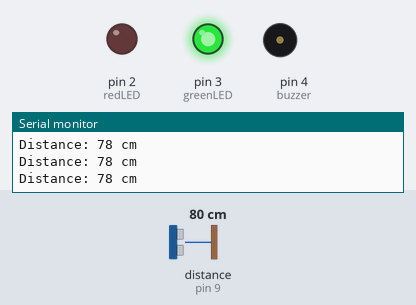
Simulated run of this sketch. Board: Arduino Uno, built with avr-gcc and run on an emulated ATmega328P. Shown: output pins drawn as LEDs (lit = HIGH), buzzer (waves = sounding), the last lines printed to the serial monitor. Wiring (inferred from the names in the program): ultrasonic range finder: trigger pin 8; echo pin 9. Dashed ring = blinking. The test bench sets the inputs (shaded band); at power-on: distance to the obstacle (sensor on pin 9) 80 cm. The echo pulse lasts 58.3 µs per cm; pins used as bus, display or sensor lines are not drawn.

Above: at 1.2 s.
1.3 s: distance to the obstacle (sensor on pin 9) set to 8 cm
4.3 s: distance to the obstacle (sensor on pin 9) set to 5 cm
At 4.57 s:
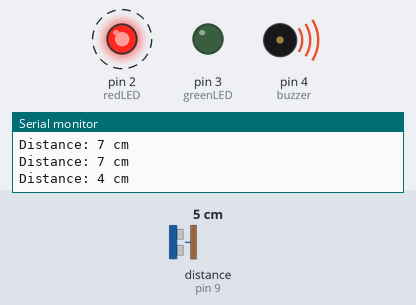
7.3 s: distance to the obstacle (sensor on pin 9) set to 9 cm
At 10.0 s:
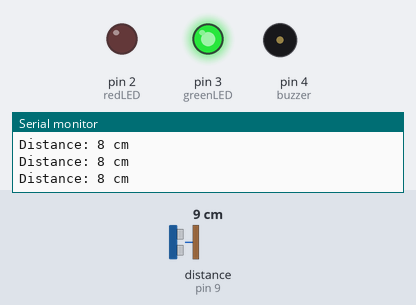
10.3 s: distance to the obstacle (sensor on pin 9) set to 2 cm
At 10.57 s:
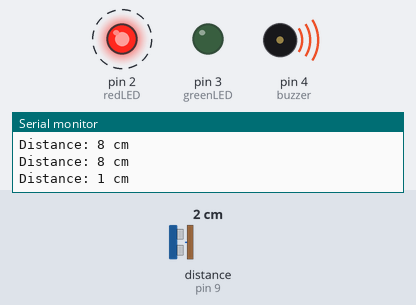
Timing chart, 0 to 14.3 s (numbered marks = the images above; inputs shaded):
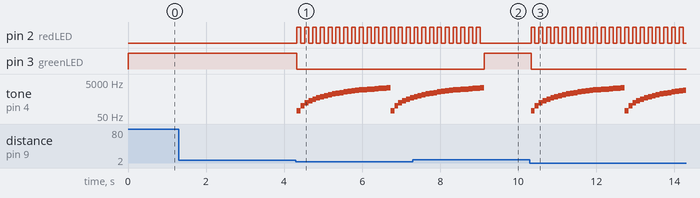

Measured:
- the behaviour switches between 7 and 6 cm on distance to the obstacle (sensor on pin 9) (found by bisection; images 0 and 1)
- after the input at 4.3 s, pin 2 (redLED): alternates HIGH for 0.10 s and LOW for 0.10 s, starting at once; pin 3 (greenLED): HIGH → LOW at once; tone on pin 4 (buzzer): plays 100 Hz for 0.10 s, 200 Hz for 0.10 s, 300 Hz for 0.10 s, 400 Hz for 0.10 s, 500 Hz for 0.10 s, 600 Hz for 0.10 s … (29 notes in this stretch), starting at once
- after the input at 7.3 s, pin 2 (redLED): goes on until 9.0 s, then stays LOW; pin 3 (greenLED): LOW → HIGH after 1.8 s
- after the input at 10.3 s, pin 2 (redLED): alternates HIGH for 0.10 s and LOW for 0.10 s, starting at once; pin 3 (greenLED): HIGH → LOW at once; tone on pin 4 (buzzer): plays 100 Hz for 0.10 s, 200 Hz for 0.10 s, 300 Hz for 0.10 s, 400 Hz for 0.10 s, 500 Hz for 0.10 s, 600 Hz for 0.10 s … (39 notes in this stretch), starting at once

The sketch:

alarm.ino
```cpp
const int buzzer = 4;
const int trigPin = 8;
const int echoPin = 9;

int greenLED = 3;
int redLED = 2;

long duration;
int distance;

bool alarmOn = false;

void setup() {
  pinMode(trigPin, OUTPUT);
  pinMode(echoPin, INPUT);

  pinMode(greenLED, OUTPUT);
  pinMode(redLED, OUTPUT);

  pinMode(buzzer, OUTPUT);

  Serial.begin(9600);
}

void loop() {

  digitalWrite(trigPin, LOW);
  delayMicroseconds(2);
  digitalWrite(trigPin, HIGH);
  delayMicroseconds(10);
  digitalWrite(trigPin, LOW);
  duration = pulseIn(echoPin, HIGH);
  distance = duration * 0.034 / 2;
  Serial.print("Distance: ");
  Serial.print(distance);
  Serial.println(" cm");

  if(distance < 6) {
    alarmOn = true;
  }

    if(distance > 6) {
    alarmOn = false;
  }

  if(alarmOn == false) {
    noTone(buzzer);
    digitalWrite(greenLED, HIGH);
  }

  if(alarmOn == true){
   digitalWrite(greenLED, LOW);

    tone(buzzer, 100);
    digitalWrite(redLED, HIGH);
    delay(100);
    tone(buzzer,200);
    digitalWrite(redLED, LOW);
    delay(100);
    tone(buzzer,300);
    digitalWrite(redLED, HIGH);
    delay(100);
    tone(buzzer,400);
    digitalWrite(redLED, LOW);
    delay(100);
    tone(buzzer,500);
    digitalWrite(redLED, HIGH);
    delay(100);
    tone(buzzer,600);
    digitalWrite(redLED, LOW);
    delay(100);
    tone(buzzer,700);
    digitalWrite(redLED, HIGH);
    delay(100);
    tone(buzzer,800);
    digitalWrite(redLED, LOW);
    delay(100);
    tone(buzzer,900);
    digitalWrite(redLED, HIGH);
    delay(100);
    tone(buzzer,1000);
    digitalWrite(redLED, LOW);
    delay(100);
    tone(buzzer,1100);
    digitalWrite(redLED, HIGH);
    delay(100);
    tone(buzzer,1200);
    digitalWrite(redLED, LOW);
    delay(100);
    tone(buzzer,1300);
    digitalWrite(redLED, HIGH);
    delay(100);
    tone(buzzer,1400);
    digitalWrite(redLED, LOW);
    delay(100);
    tone(buzzer,1500);
    digitalWrite(redLED, HIGH);
    delay(100);
    tone(buzzer,1600);
    digitalWrite(redLED, LOW);
    delay(100);
    tone(buzzer,1700);
    digitalWrite(redLED, HIGH);
    delay(100);
    tone(buzzer,1800);
    digitalWrite(redLED, LOW);
    delay(100);
    digitalWrite(redLED, HIGH);
    tone(buzzer,1900);
    delay(100);
    tone(buzzer,1900);
    digitalWrite(redLED, LOW);
    delay(100);
    tone(buzzer,2000);
    digitalWrite(redLED, HIGH);
    delay(100);
    tone(buzzer,2100);
    digitalWrite(redLED, LOW);
    delay(100);
    tone(buzzer,2200);
    digitalWrite(redLED, HIGH);
    delay(100);
    tone(buzzer,2300);
    digitalWrite(redLED, LOW);
    delay(100);
  }
}
```
